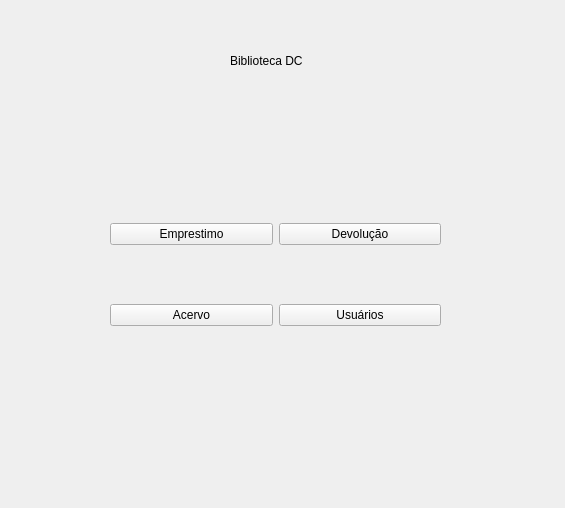
<?xml version="1.0" encoding="UTF-8"?>
<ui version="4.0">
 <class>MainWindow</class>
 <widget class="QMainWindow" name="MainWindow">
  <property name="enabled">
   <bool>true</bool>
  </property>
  <property name="geometry">
   <rect>
    <x>0</x>
    <y>0</y>
    <width>565</width>
    <height>508</height>
   </rect>
  </property>
  <property name="windowTitle">
   <string>Biblioteca DC</string>
  </property>
  <property name="windowOpacity">
   <double>4.000000000000000</double>
  </property>
  <property name="accessibleDescription">
   <string/>
  </property>
  <widget class="QWidget" name="centralwidget">
   <widget class="QLabel" name="titulo">
    <property name="geometry">
     <rect>
      <x>230</x>
      <y>40</y>
      <width>101</width>
      <height>41</height>
     </rect>
    </property>
    <property name="text">
     <string>Biblioteca DC</string>
    </property>
    <property name="scaledContents">
     <bool>true</bool>
    </property>
   </widget>
   <widget class="QWidget" name="">
    <property name="geometry">
     <rect>
      <x>110</x>
      <y>170</y>
      <width>331</width>
      <height>211</height>
     </rect>
    </property>
    <layout class="QGridLayout" name="gridLayout_Buttons">
     <item row="0" column="0">
      <widget class="QPushButton" name="pushButton_Emprestimo">
       <property name="text">
        <string>Emprestimo</string>
       </property>
      </widget>
     </item>
     <item row="1" column="0">
      <widget class="QPushButton" name="pushButton_Acervo">
       <property name="text">
        <string>Acervo</string>
       </property>
      </widget>
     </item>
     <item row="1" column="1">
      <widget class="QPushButton" name="pushButton_Usuarios">
       <property name="text">
        <string>Usuários</string>
       </property>
      </widget>
     </item>
     <item row="0" column="1">
      <widget class="QPushButton" name="pushButton_Devolucao">
       <property name="text">
        <string>Devolução</string>
       </property>
      </widget>
     </item>
    </layout>
   </widget>
  </widget>
  <widget class="QMenuBar" name="menubar">
   <property name="geometry">
    <rect>
     <x>0</x>
     <y>0</y>
     <width>565</width>
     <height>22</height>
    </rect>
   </property>
   <property name="nativeMenuBar">
    <bool>false</bool>
   </property>
  </widget>
  <widget class="QStatusBar" name="statusbar">
   <property name="sizeGripEnabled">
    <bool>false</bool>
   </property>
  </widget>
 </widget>
 <resources/>
 <connections/>
</ui>
